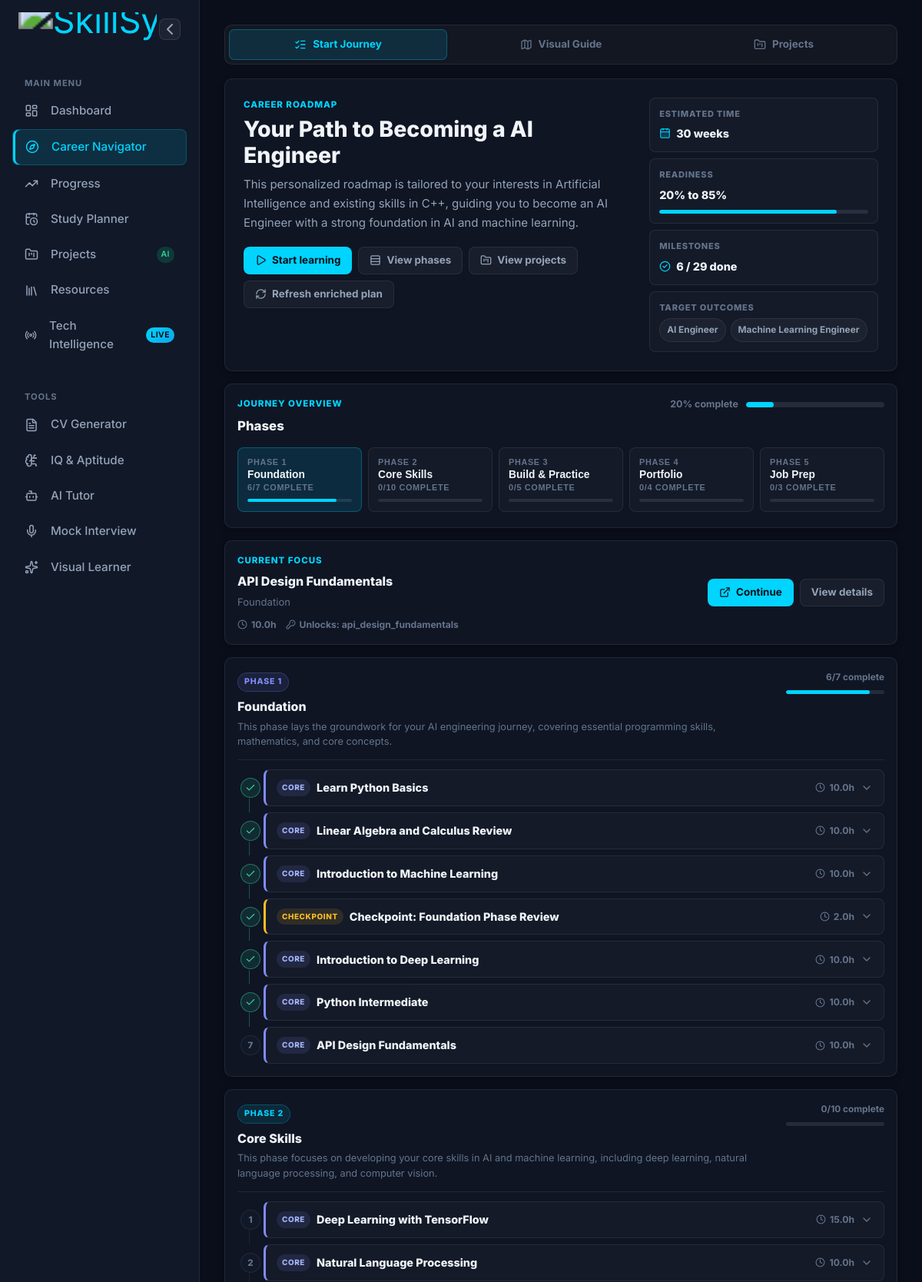
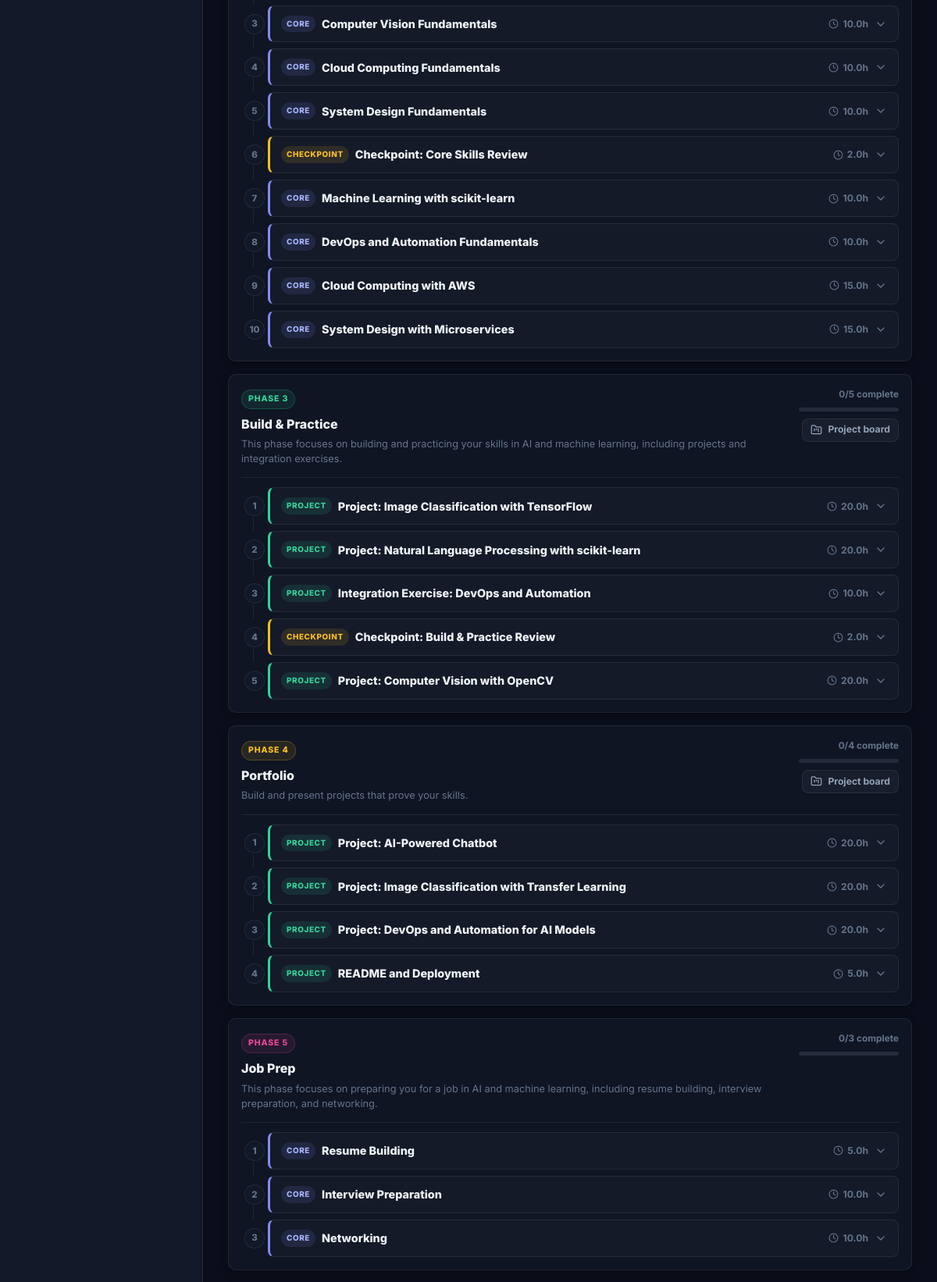
The app's page /career/roadmap/61 (signed in, upper part) with its own data (2 pictures, top to bottom).
### database/models.py (models this page shows, shortened)
class CareerPath(db.Model):
    __tablename__ = "career_paths"
    id = db.Column(db.Integer, primary_key=True)
    slug = db.Column(db.String(50), unique=True, nullable=False)
    title = db.Column(db.String(100), nullable=False)
    category = db.Column(db.String(50))
    description = db.Column(db.Text)
    required_skills = db.Column(db.Text)  # JSON
    recommended_tools = db.Column(db.Text)  # JSON
    avg_salary_range = db.Column(db.String(50))
    growth_outlook = db.Column(db.String(20))

class Milestone(db.Model):
    __tablename__ = "milestones"
    id = db.Column(db.Integer, primary_key=True)
    roadmap_id = db.Column(db.Integer, db.ForeignKey("roadmaps.id"), nullable=False)
    title = db.Column(db.String(200), nullable=False)
    description = db.Column(db.Text)
    resource_url = db.Column(db.String(500))
    resource_type = db.Column(db.String(20))  # udemy / youtube / project / article
    estimated_hours = db.Column(db.Float, default=1.0)
    order = db.Column(db.Integer, default=0)
    completed = db.Column(db.Boolean, default=False)
    completed_at = db.Column(db.DateTime)
    clicked = db.Column(db.Boolean, default=False)  # Track if user clicked the link
    phase_number = db.Column(db.Integer, default=1)
    phase_title = db.Column(db.String(100), default="Foundation")
    phase_description = db.Column(db.Text, default="")
    card_type = db.Column(db.String(20), default="core")  # core / project / resource / checkpoint
    learning_goal = db.Column(db.Text, default="")
    success_criteria = db.Column(db.Text, default="")
    practice_tasks = db.Column(db.Text, default="[]")  # JSON list
    resource_title = db.Column(db.String(180), default="")
    requires = db.Column(db.String(140), default="")
    unlocks = db.Column(db.String(140), default="")
    def get_practice_tasks(self):
        try:
            return json.loads(self.practice_tasks) if self.practice_tasks else []
        except (json.JSONDecodeError, TypeError):
            return []

### routes/career.py (the view)
@career_bp.route("/roadmap/<int:roadmap_id>")
@login_required
def roadmap_view(roadmap_id):
    roadmap = db.session.get(Roadmap, roadmap_id)
    if not roadmap or roadmap.user_id != current_user.id:
        flash("Roadmap not found.", "error")
        return redirect(url_for("career.results"))
    career = db.session.get(CareerPath, roadmap.career_path_id)
    roadmap_data = json.loads(roadmap.content) if roadmap.content else {}
    total = len(roadmap.milestones)
    completed = sum(1 for m in roadmap.milestones if m.completed)
    progress = int((completed / total) * 100) if total > 0 else 0
    from collections import OrderedDict
    phases = OrderedDict()
    phase_meta = {
        (p.get("phase_number") or idx): p
        for idx, p in enumerate(roadmap_data.get("phases", []), start=1)
        if isinstance(p, dict)
    }
    for m in roadmap.milestones:
        key = m.phase_number or 1
        meta = phase_meta.get(key, {})
        phase_title, phase_description = _clean_phase_copy(
            key,
            m.phase_title or meta.get("phase_title", f"Phase {key}"),
            m.phase_description or meta.get("phase_description", ""),
        )
        if key not in phases:
            phases[key] = {
                "phase_number": key,
                "phase_title": phase_title,
                "phase_description": phase_description,
                "learning_goals": meta.get("learning_goals", []),
                "key_skills": meta.get("key_skills", []),
                "phase_resources": meta.get("phase_resources", []),
                "milestones": [],
            }
        phases[key]["milestones"].append(m)
    next_milestone = None
    current_phase_data = None
    for m in roadmap.milestones:
        if not m.completed:
            next_milestone = m
            break
    if next_milestone and next_milestone.phase_number in phases:
        current_phase_data = phases[next_milestone.phase_number]
    outcome_roles     = roadmap_data.get("outcome_roles", [])
    readiness_start   = roadmap_data.get("readiness_start", None)
    readiness_end     = roadmap_data.get("readiness_end", None)
    hero_subtitle     = roadmap_data.get("hero_subtitle", roadmap_data.get("summary", ""))
    projects_preview  = CareerProject.query.filter_by(
        user_id=current_user.id,
        roadmap_id=roadmap.id,
    ).order_by(CareerProject.order.asc()).limit(9).all()
    return render_template(
        "career/roadmap.html",
        roadmap=roadmap,
        career=career,
        roadmap_data=roadmap_data,
        generating=False,
        progress=progress,
        completed_count=completed,
        total_count=total,
        phases=phases,
        next_milestone=next_milestone,
        current_phase_data=current_phase_data,
        outcome_roles=outcome_roles,
        readiness_start=readiness_start,
        readiness_end=readiness_end,
        hero_subtitle=hero_subtitle,
        projects_preview=projects_preview,
    )

### templates/career/roadmap.html (shortened to what this page needs)
{% extends "base.html" %}
{% block extra_css %}
<link rel="stylesheet" href="{{ url_for('static', filename='css/roadmap.css') }}">
{% endblock %}
{% block content %}
{% if generating %}
<div class="roadmap-loading" id="ai-loading">
  <div class="roadmap-loading-card">
    <div class="roadmap-loading-mark">
      <i data-lucide="route" class="roadmap-loading-icon"></i>
    </div>
    <div>
      <p class="rm-kicker">Roadmap generation</p>
      <h1 class="roadmap-loading-title">Building your learning plan</h1>
      <p class="roadmap-loading-subtitle">AI is preparing a phased roadmap for <strong>{{ career.title }}</strong>.</p>
    </div>
    <div class="loading-progress">
      <div class="rm-progress-track">
        <div class="rm-progress-fill" id="ai-progress-bar"></div>
      </div>
      <span class="progress-text" id="ai-progress-text">Initializing...</span>
    </div>
    <div class="loading-steps" id="loading-steps">
      <div class="loading-step active" id="step-1"><i data-lucide="user-check" class="step-icon"></i><span>Analyzing profile</span></div>
      <div class="loading-step" id="step-2"><i data-lucide="book-open" class="step-icon"></i><span>Checking curriculum</span></div>
      <div class="loading-step" id="step-3"><i data-lucide="brain" class="step-icon"></i><span>Generating roadmap</span></div>
      <div class="loading-step" id="step-4"><i data-lucide="folder-kanban" class="step-icon"></i><span>Generating projects</span></div>
    </div>
  </div>
</div>
<script>
document.addEventListener('DOMContentLoaded', function() {
  const progressBar = document.getElementById('ai-progress-bar');
  const progressText = document.getElementById('ai-progress-text');
  const steps = document.querySelectorAll('.loading-step');
  const roadmapId = {{ roadmap.id }};
  const stages = [
    { pct: 15, text: 'Analyzing your profile...', step: 0 },
    { pct: 35, text: 'Checking curriculum coverage...', step: 1 },
    { pct: 55, text: 'Generating phased roadmap...', step: 2 },
    { pct: 75, text: 'Building milestones and resources...', step: 2 },
    { pct: 88, text: 'Generating portfolio projects...', step: 3 },
  ];
  let currentStage = 0;
  let hasError = false;
  function nextStage() {
    if (hasError || currentStage >= stages.length) return;
    const s = stages[currentStage];
    progressBar.style.width = s.pct + '%';
    progressText.textContent = s.text;
    steps.forEach((el, i) => {
      el.classList.remove('active', 'done');
      if (i < s.step) el.classList.add('done');
      if (i === s.step) el.classList.add('active');
    });
    currentStage++;
    setTimeout(nextStage, 1500);
  }
  nextStage();
  fetch(`/career/roadmap/do_generate/${roadmapId}`, { method: 'POST' })
    .then(r => r.json())
    .then(data => {
      if (data.success) {
        progressBar.style.width = '100%';
        progressText.textContent = 'Roadmap ready.';
        steps.forEach(el => el.classList.add('done'));
        steps[3].classList.add('active');
        setTimeout(() => { window.location.href = data.redirect; }, 1000);
      } else {
        hasError = true;
        progressText.textContent = 'Error: ' + (data.error || 'Generation failed');
        progressBar.classList.add('error');
      }
    })
    .catch(() => {
      hasError = true;
      progressText.textContent = 'Network error. Please try again.';
      progressBar.classList.add('error');
    });
});
</script>
{% else %}
<div class="roadmap-page">
  <div class="rm-tabs" aria-label="Roadmap views">
    <span class="rm-tab active"><i data-lucide="list-checks"></i>Start Journey</span>
    <a href="{{ url_for('career.guide_view', roadmap_id=roadmap.id) }}" class="rm-tab"><i data-lucide="map"></i>Visual Guide</a>
    <a href="{{ url_for('career.projects_view', roadmap_id=roadmap.id) }}" class="rm-tab"><i data-lucide="folder-kanban"></i>Projects</a>
  </div>
  <section class="rm-dashboard-head" id="rm-hero">
    <div class="rm-head-main">
      <p class="rm-kicker">Career roadmap</p>
      <h1 class="rm-title">{{ roadmap_data.get('roadmap_title', career.title + ' Roadmap') }}</h1>
      <p class="rm-summary">{{ hero_subtitle or roadmap_data.get('summary', career.description or '') }}</p>
      <div class="rm-head-actions">
        <a href="#current-focus" class="rm-btn rm-btn-primary" onclick="smoothScrollTo('current-focus')">
          <i data-lucide="play"></i>Start learning
        </a>
        <a href="#rm-phases" class="rm-btn rm-btn-secondary" onclick="smoothScrollTo('rm-phases')">
          <i data-lucide="rows-3"></i>View phases
        </a>
        <a href="{{ url_for('career.projects_view', roadmap_id=roadmap.id) }}" class="rm-btn rm-btn-secondary">
          <i data-lucide="folder-kanban"></i>View projects
        </a>
        <button class="rm-btn rm-btn-secondary" onclick="refreshEnrichedRoadmap()" id="refresh-roadmap-btn">
          <i data-lucide="refresh-cw"></i>Refresh enriched plan
        </button>
      </div>
    </div>
    <div class="rm-summary-grid">
      <div class="rm-stat">
        <span class="rm-stat-label">Estimated time</span>
        <span class="rm-stat-value"><i data-lucide="calendar-days"></i>{{ roadmap_data.get('estimated_total_weeks', '?') }} weeks</span>
      </div>
      {% if readiness_start is not none and readiness_end is not none %}
      <div class="rm-stat">
        <span class="rm-stat-label">Readiness</span>
        <span class="rm-stat-value">{{ readiness_start }}% to {{ readiness_end }}%</span>
        <div class="rm-mini-track"><div class="rm-mini-fill" style="width:{{ readiness_end }}%;"></div></div>
      </div>
      {% endif %}
      <div class="rm-stat">
        <span class="rm-stat-label">Milestones</span>
        <span class="rm-stat-value"><i data-lucide="check-circle-2"></i>{{ completed_count }} / {{ total_count }} done</span>
      </div>
      {% if outcome_roles %}
      <div class="rm-stat rm-stat-wide">
        <span class="rm-stat-label">Target outcomes</span>
        <div class="rm-chip-row">
          {% for role in outcome_roles %}
          <span class="rm-chip">{{ role }}</span>
          {% endfor %}
        </div>
      </div>
      {% endif %}
    </div>
  </section>
  <section class="rm-phase-nav" aria-labelledby="phase-nav-title">
    <div class="rm-section-row">
      <div>
        <p class="rm-kicker" id="phase-nav-title">Journey overview</p>
        <h2 class="rm-section-title">Phases</h2>
      </div>
      <div class="rm-progress-inline">
        <span>{{ progress }}% complete</span>
        <div class="rm-progress-track"><div class="rm-progress-fill" id="roadmap-progress-bar" style="width:{{ progress }}%;"></div></div>
      </div>
    </div>
    <div class="rm-phase-scroll" id="phase-graph">
      {% for phase_num, phase in phases.items() %}
      {% set pdone = phase.milestones | selectattr('completed') | list | length %}
      {% set ptotal = phase.milestones | length %}
      {% set ppct = ((pdone / ptotal) * 100) | int if ptotal > 0 else 0 %}
      {% set is_active = current_phase_data and current_phase_data.phase_number == phase_num %}
      <button class="phase-chip {% if is_active %}active-phase{% endif %}" onclick="scrollToPhase({{ phase_num }})" title="{{ phase.phase_description }}">
        <span class="phase-chip-num">Phase {{ phase_num }}</span>
        <span class="phase-chip-title">{{ phase.phase_title }}</span>
        <span class="phase-chip-prog">{{ pdone }}/{{ ptotal }} complete</span>
        <span class="phase-chip-bar"><span class="phase-chip-bar-fill" style="width:{{ ppct }}%;"></span></span>
      </button>
      {% endfor %}
    </div>
  </section>
  <section id="current-focus" class="rm-current">
    {% if progress == 100 %}
    <div class="rm-current-card complete">
      <i data-lucide="trophy"></i>
      <div>
        <p class="rm-kicker">Complete</p>
        <h2 class="rm-current-title">Roadmap complete</h2>
        <p class="rm-current-copy">Every milestone is marked done.</p>
      </div>
    </div>
    {% elif next_milestone %}
    <div class="rm-current-card">
      <div class="rm-current-main">
        <p class="rm-kicker">Current focus</p>
        <h2 class="rm-current-title">{{ next_milestone.title }}</h2>
        <p class="rm-current-copy">{{ current_phase_data.phase_title if current_phase_data else "Your Journey" }}</p>
        <div class="rm-meta-row">
          <span><i data-lucide="clock"></i>{{ next_milestone.estimated_hours }}h</span>
          {% if next_milestone.unlocks %}<span><i data-lucide="key-round"></i>Unlocks: {{ next_milestone.unlocks }}</span>{% endif %}
        </div>
      </div>
      <div class="rm-current-actions">
        {% if next_milestone.resource_url and next_milestone.resource_url.startswith("http") %}
        <a href="{{ url_for('progress.redirect_to_resource', milestone_id=next_milestone.id) }}" target="_blank" class="rm-btn rm-btn-primary">
          <i data-lucide="external-link"></i>Continue
        </a>
        {% endif %}
        <button class="rm-btn rm-btn-secondary" onclick="focusMilestone({{ next_milestone.id }})">View details</button>
      </div>
    </div>
    {% endif %}
  </section>
  <section id="rm-phases" class="rm-phases">
    {% for phase_num, phase in phases.items() %}
    {% set pdone = phase.milestones | selectattr("completed") | list | length %}
    {% set ptotal = phase.milestones | length %}
    {% set ppct = ((pdone / ptotal) * 100) | int if ptotal > 0 else 0 %}
    <div class="phase-block phase-{{ phase_num }}" id="phase-{{ phase_num }}">
      <div class="phase-header">
        <div>
          <span class="phase-badge">Phase {{ phase.phase_number }}</span>
          <h2 class="phase-title">{{ phase.phase_title }}</h2>
          {% if phase.phase_description %}<p class="phase-desc">{{ phase.phase_description }}</p>{% endif %}
        </div>
        <div class="phase-right">
          <span class="phase-prog-txt">{{ pdone }}/{{ ptotal }} complete</span>
          <div class="phase-prog-bar"><div class="phase-prog-fill" style="width:{{ ppct }}%;"></div></div>
          {% set phase_title_lower = (phase.phase_title or '')|lower %}
          {% if 'build' in phase_title_lower or 'practice' in phase_title_lower or 'portfolio' in phase_title_lower %}
          <a href="{{ url_for('career.projects_view', roadmap_id=roadmap.id) }}" class="rm-btn rm-btn-small rm-btn-secondary phase-project-link">
            <i data-lucide="folder-kanban"></i>Project board
          </a>
          {% endif %}
        </div>
      </div>
      <div class="milestone-grid">
        {% for milestone in phase.milestones %}
        {% set ct = milestone.card_type or "core" %}
        <div class="milestone-node {% if milestone.completed %}done{% elif milestone.clicked %}active{% endif %}" id="milestone-{{ milestone.id }}">
          <div class="m-dot-col">
            <div class="m-dot" data-step="{{ loop.index }}">
              {% if milestone.completed %}<i data-lucide="check"></i>{% else %}{{ loop.index }}{% endif %}
            </div>
          </div>
          <div class="m-card card-{{ ct }}" onclick="toggleCard(this)">
            <div class="m-card-head">
              <div class="m-card-title-wrap">
                <span class="m-type-badge badge-{{ ct }}">{{ ct }}</span>
                <h3 class="m-card-title">{{ milestone.title }}</h3>
              </div>
              <div class="m-card-badges">
                <span class="m-hours"><i data-lucide="clock"></i>{{ milestone.estimated_hours }}h</span>
                <i data-lucide="chevron-down" class="m-collapse-icon"></i>
              </div>
            </div>
              {% set tasks = milestone.get_practice_tasks() %}
          </div>
        </div>
        {% endfor %}
      </div>
    </div>
    {% endfor %}
  </section>
</div>
{% endif %}
{% endblock %}

### records on screen
CareerPath: get "Your Path to Becoming a AI Engineer"
Milestone: phase_title "Foundation", completed True (drawn), phase_title "Foundation", phase_title "Foundation", phase_description "This phase lays the groundwork for your AI engineering journey, covering essential programming skills, mathematics, and core concepts.", card_type "CORE", title "Learn Python Basics", estimated_hours "10.0"
Milestone: phase_title "Core Skills", completed False (drawn), phase_title "Core Skills", phase_description "This phase focuses on developing your core skills in AI and machine learning, including deep learning, natural language processing, and computer vision.", card_type "CORE", title "Deep Learning with TensorFlow", estimated_hours "15.0"
Milestone: phase_title "Build & Practice", completed False (drawn), phase_title "Build & Practice", phase_description "This phase focuses on building and practicing your skills in AI and machine learning, including projects and integration exercises.", card_type "PROJECT", title "Project: Image Classification with TensorFlow", estimated_hours "20.0"
Milestone: phase_title "Job Prep", completed False (drawn), phase_title "Job Prep", phase_description "This phase focuses on preparing you for a job in AI and machine learning, including resume building, interview preparation, and networking.", card_type "CORE", title "Resume Building", estimated_hours "5.0"
Milestone: title "API Design Fundamentals", estimated_hours "10.0", unlocks "api_design_fundamentals", card_type "CORE"
Milestone: completed True (drawn), card_type "CORE", title "Linear Algebra and Calculus Review", estimated_hours "10.0"
Milestone: completed True (drawn), card_type "CORE", title "Introduction to Machine Learning", estimated_hours "10.0"
Milestone: completed True (drawn), card_type "CHECKPOINT", title "Checkpoint: Foundation Phase Review", estimated_hours "2.0"
Milestone: completed True (drawn), card_type "CORE", title "Introduction to Deep Learning", estimated_hours "10.0"
Milestone: completed True (drawn), card_type "CORE", title "Python Intermediate", estimated_hours "10.0"
Milestone: card_type "CORE", title "Natural Language Processing", estimated_hours "10.0"
Milestone: card_type "CORE", title "Computer Vision Fundamentals", estimated_hours "10.0"
Milestone: card_type "CORE", title "Cloud Computing Fundamentals", estimated_hours "10.0"
Milestone: card_type "CORE", title "System Design Fundamentals", estimated_hours "10.0"
Milestone: card_type "CHECKPOINT", title "Checkpoint: Core Skills Review", estimated_hours "2.0"
Milestone: card_type "CORE", title "Machine Learning with scikit-learn", estimated_hours "10.0"
Milestone: card_type "CORE", title "DevOps and Automation Fundamentals", estimated_hours "10.0"
Milestone: card_type "CORE", title "Cloud Computing with AWS", estimated_hours "15.0"
Milestone: card_type "CORE", title "System Design with Microservices", estimated_hours "15.0"
Milestone: card_type "PROJECT", title "Project: Natural Language Processing with scikit-learn", estimated_hours "20.0"
Milestone: card_type "PROJECT", title "Integration Exercise: DevOps and Automation", estimated_hours "10.0"
Milestone: card_type "CHECKPOINT", title "Checkpoint: Build & Practice Review", estimated_hours "2.0"
Milestone: card_type "PROJECT", title "Project: Computer Vision with OpenCV", estimated_hours "20.0"
Milestone: completed False (drawn), phase_description "Build and present projects that prove your skills.", card_type "PROJECT", title "Project: AI-Powered Chatbot", estimated_hours "20.0"
Milestone: card_type "PROJECT", title "Project: Image Classification with Transfer Learning", estimated_hours "20.0"
Milestone: card_type "PROJECT", title "Project: DevOps and Automation for AI Models", estimated_hours "20.0"
Milestone: card_type "PROJECT", title "README and Deployment", estimated_hours "5.0"
Milestone: card_type "CORE", title "Interview Preparation", estimated_hours "10.0"
Milestone: card_type "CORE", title "Networking", estimated_hours "10.0"

### other values on screen
{{ hero_subtitle or roadmap_data.get('summary', career.description or '') }} "This personalized roadmap is tailored to your interests in Artificial Intelligence and existing skills in C++, guiding you to become an AI Engineer with a strong foundation in AI and machine learning."
{{ roadmap_data.get('estimated_total_weeks', '?') }} "30"
{{ readiness_start }} "20"
{{ readiness_end }} "85"
{{ completed_count }} "6"
{{ total_count }} "29"
{{ role }} "AI Engineer" "Machine Learning Engineer"
{{ progress }} "20"
{{ phase_num }} "1" "2" "3" "4" "5"
{{ pdone }} "6" "0" "0" "0" "0"
{{ ptotal }} "7" "10" "5" "4" "3"
{{ phase.phase_title }} "Portfolio"
{{ phase.phase_number }} "1" "2" "3" "4" "5"
